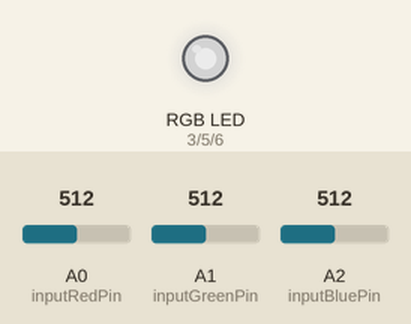
Recording of a sketch running on a simulated Arduino Uno, built with avr-gcc and run on an emulated ATmega328P. Shown: an RGB LED mixed from three pins (HIGH = lit). The inputs (shaded band) are chosen by the test bench; at power-on: A0 (inputRedPin) = 512, A1 (inputGreenPin) = 512, A2 (inputBluePin) = 512. Dim RGB values are drawn brighter than linear.

Above: at 1.2 s.
1.3 s: A0 (inputRedPin) set to 716
At 2.8 s:
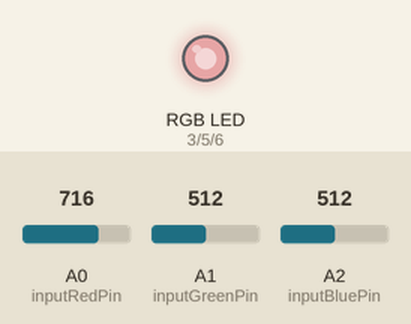
3.1 s: A1 (inputGreenPin) set to 716
At 3.9 s:
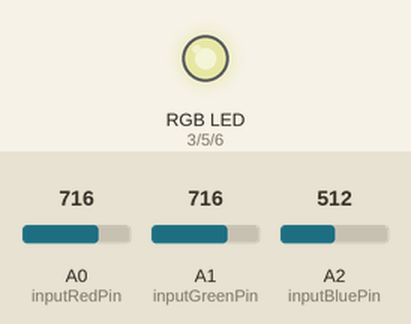
4.8 s: A2 (inputBluePin) set to 716
At 6.3 s:
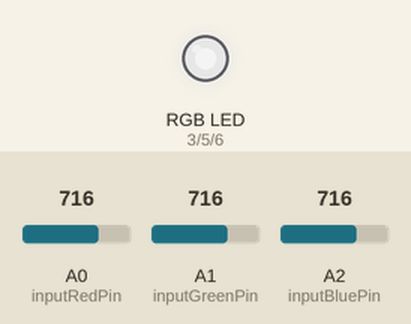
6.6 s: A0 (inputRedPin) set to 900
At 6.72 s:
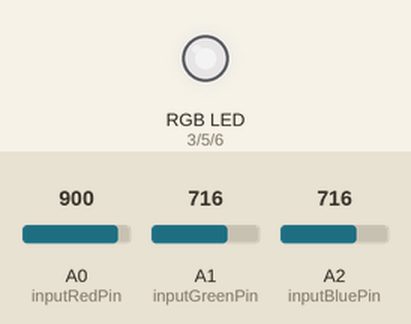
8.3 s: A1 (inputGreenPin) set to 900
At 9.6 s:
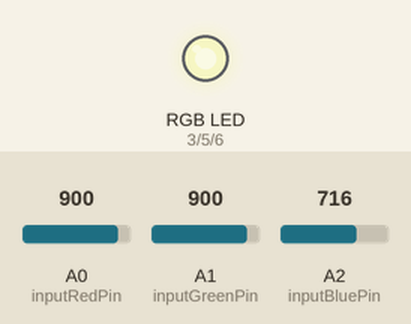
10.1 s: A2 (inputBluePin) set to 900
At 11.6 s:
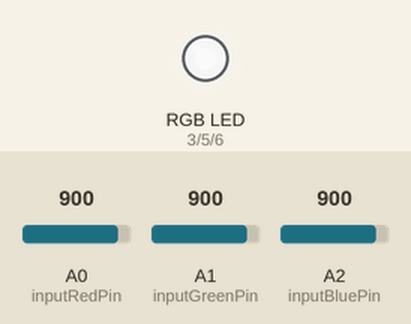
Timing chart, 0 to 12.8 s (numbered marks = the images above; inputs shaded):
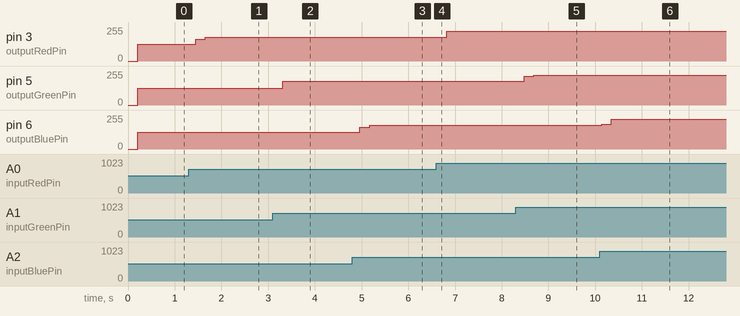

The sketch:

homework01.ino
```cpp
/*
  Homework01

  This program implements the task requirements of homework 01.
  It reads input values from 3 potentiometers and outputs the LED intensities for the Red,
  Green and Blue pins of a RGB LED.

  The circuit:
  * 3 potentiometers attached to analog inputs A0 (for red input), A1 (for green input),
    A2 (for blue input)
  * the 3 pins of the RGB LED attached to digital PWM pins: 3 (for red output), 5 (for
    green output) and 6 (for blue output)

  Created 22 Oct 2023
  By Tudor Butufei
  Modified 23 Oct 2023
  By Tudor Butufei

  https://github.com/i2002/IntroductionToRobotics/blob/main/src/homework01/homework01.ino
*/


// Pin definitions
const int inputRedPin = A0;
const int inputGreenPin = A1;
const int inputBluePin = A2;
const int outputRedPin = 3;
const int outputGreenPin = 5;
const int outputBluePin = 6;

// Ranges definitions
const int maxInputVal = 1023;
const int maxOutputVal = 255;

// Timing definitions
const int measurementDelay = 10;
const int measurementsAvgNr = 20;


// Setup function
void setup() {
  pinMode(outputRedPin, OUTPUT);
  pinMode(outputGreenPin, OUTPUT);
  pinMode(outputBluePin, OUTPUT);

  Serial.begin(9600);
}

// Loop function
void loop() {
  // read averaged input values (in order to reduce value flickering)
  long averageRed = 0;
  long averageGreen = 0;
  long averageBlue = 0;

  for (int i = 0; i < measurementsAvgNr; i++) {
    averageRed += analogRead(inputRedPin);
    averageGreen += analogRead(inputGreenPin);
    averageBlue += analogRead(inputBluePin);
    delay(measurementDelay);
  }

  int redValue = averageRed / measurementsAvgNr;
  int greenValue = averageGreen / measurementsAvgNr;
  int blueValue = averageBlue / measurementsAvgNr;

  // compute mapped output values
  int outputRedValue = map(redValue, 0, maxInputVal, 0, maxOutputVal);
  int outputGreenValue = map(greenValue, 0, maxInputVal, 0, maxOutputVal);
  int outputBlueValue = map(blueValue, 0, maxInputVal, 0, maxOutputVal);

  // set rgb led values
  analogWrite(outputRedPin, outputRedValue);
  analogWrite(outputGreenPin, outputGreenValue);
  analogWrite(outputBluePin, outputBlueValue);

  // debug print
  //printValues(redValue, greenValue, blueValue);
}

// Print values for debug
void printValues(int redValue, int greenValue, int blueValue) {
  Serial.print(redValue);
  Serial.print(" ");
  Serial.print(greenValue);
  Serial.print(" ");
  Serial.println(blueValue);
}
```

Measured:
- after the input at 1.3 s, pin 3 (outputRedPin): 127/255 → 163/255 after 0.15 s, → 178/255 0.21 s later
- after the input at 3.1 s, pin 5 (outputGreenPin): 127/255 → 178/255 after 0.21 s
- after the input at 4.8 s, pin 6 (outputBluePin): 127/255 → 165/255 after 0.16 s, → 178/255 0.21 s later
- after the input at 6.6 s, pin 3 (outputRedPin): 178/255 → 180/255 at once, → 224/255 0.21 s later
- after the input at 8.3 s, pin 5 (outputGreenPin): 178/255 → 217/255 after 0.18 s, → 224/255 0.21 s later
- after the input at 10.1 s, pin 6 (outputBluePin): 178/255 → 185/255 at once, → 224/255 0.21 s later
